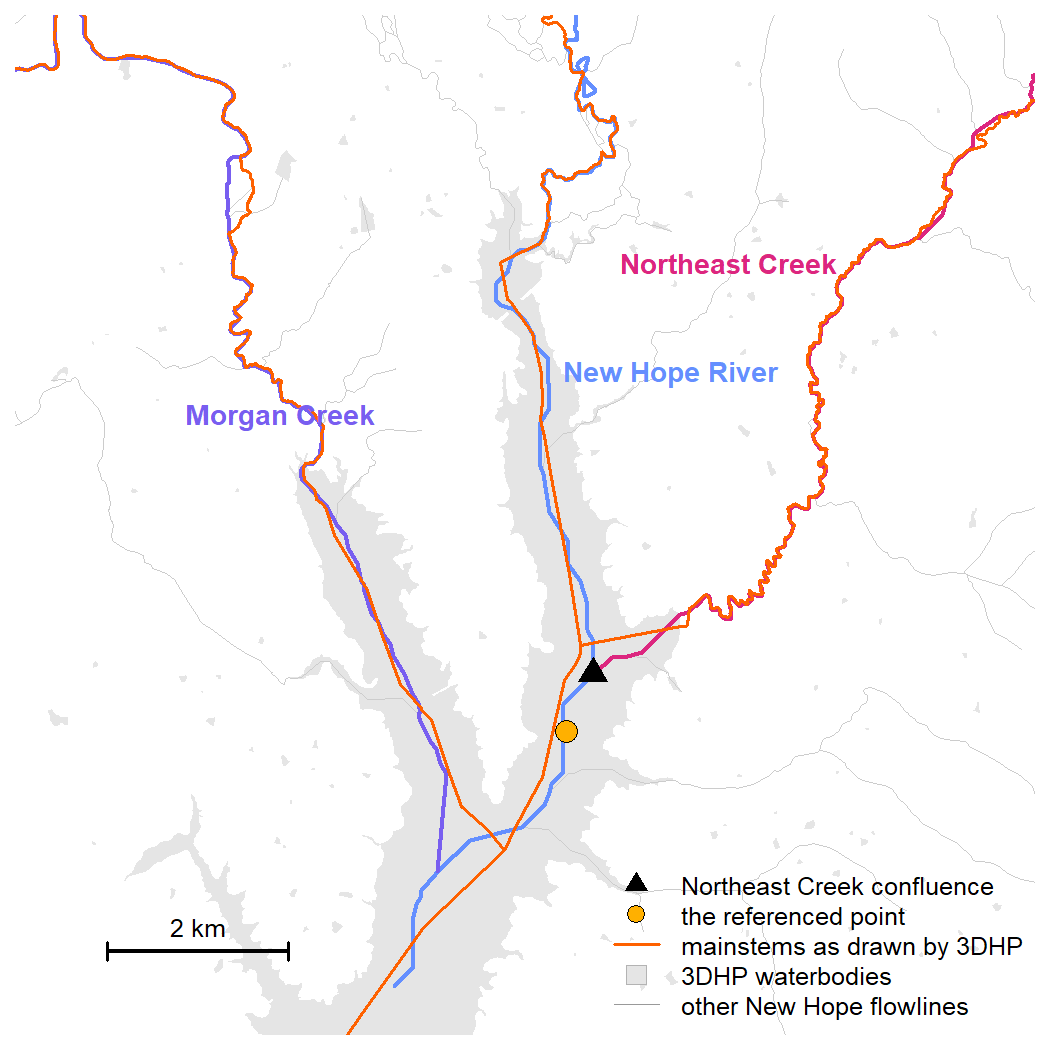

R code for this plot:
# Renders mainstem_referencing_setting.png, the setting figure shown at the
# top of the mainstem referencing article. The networks, confluence and point
# come from the article's own chunks, pulled in with knitr::purl() so the
# figure and the article cannot drift apart. Run from the package root.
#
# source("vignettes/articles/mainstem_referencing_setting.R")

library(hydroloom)
library(sf)

article <- "vignettes/articles/mainstem_referencing.Rmd"

# evaluate named chunks of the article in this environment
run_chunks <- function(rmd, labels) {
  tmp <- tempfile(fileext = ".R")
  knitr::purl(rmd, output = tmp, quiet = TRUE, documentation = 1L)
  lines <- readLines(tmp)
  heads <- grep("^## ----", lines)
  names(heads) <- sub("^## ----([^-]+)-+.*$", "\\1", lines[heads])
  ends <- c(heads[-1] - 1, length(lines))
  for (l in labels) {
    i <- which(names(heads) == l)
    eval(parse(text = lines[heads[i]:ends[i]]), envir = parent.frame())
  }
}

# v2, net_3dhp, the confluence ne_v2, the indexed point point_sf, the map
# window view, the 3DHP mainstems ms_3dhp and the waterbodies wb
run_chunks(article,
  c("mainstems", "v2", "threedhp", "confluences", "index", "map_setup"))

# the referenced confluence: upstream end of the first receiving flowline
confluence <- get_node(v2[v2$id == ne_v2$id, ], "start")

# IBM color-blind-safe palette; frac and pos place each label along the
# in-view piece of its mainstem
mainstems <- data.frame(
  uri = c(nh, ne, mc),
  label = c("New Hope River", "Northeast Creek", "Morgan Creek"),
  col = c("#648FFF", "#DC267F", "#785EF0"),
  frac = c(0.45, 0.25, 0.5),
  pos = c(4, 2, 1))
col_3dhp <- "#FE6100"
point_fill <- "#FFB000"

on <- function(u) v2[!is.na(v2$aggregate_id) & v2$aggregate_id == u, ]

# a point part way along the longest in-view piece of a mainstem
anchor <- function(x, frac) {
  line <- suppressWarnings(sf::st_crop(sf::st_geometry(x), view))
  line <- sf::st_cast(sf::st_line_merge(sf::st_union(line)), "LINESTRING")
  line <- line[which.max(sf::st_length(line))]
  sf::st_coordinates(sf::st_line_sample(line, sample = frac))
}

png("vignettes/articles/mainstem_referencing_setting.png",
  width = 7, height = 7, units = "in", res = 150)

oldpar <- par(mar = c(0.5, 0.5, 0.5, 0.5))

plot(view, border = NA, reset = FALSE)
plot(sf::st_geometry(wb), add = TRUE, col = "grey90", border = NA)
plot(sf::st_geometry(v2), add = TRUE, col = "grey80", lwd = 0.7)

for (i in seq_len(nrow(mainstems))) {
  m <- mainstems[i, ]
  plot(sf::st_geometry(on(m$uri)), add = TRUE, col = m$col, lwd = 3)
}

plot(sf::st_geometry(ms_3dhp), add = TRUE, col = col_3dhp, lwd = 2)

plot(sf::st_geometry(confluence), add = TRUE, pch = 17, col = "black",
  cex = 2)
plot(sf::st_geometry(point_sf), add = TRUE, pch = 21, bg = point_fill,
  col = "black", cex = 2)

for (i in seq_len(nrow(mainstems))) {
  m <- mainstems[i, ]
  a <- anchor(on(m$uri), m$frac)
  text(a[1], a[2], m$label, col = m$col, pos = m$pos, font = 2, cex = 1.1)
}

legend("bottomright", bty = "n", cex = 1,
  legend = c("Northeast Creek confluence",
    "the referenced point", "mainstems as drawn by 3DHP",
    "3DHP waterbodies", "other New Hope flowlines"),
  pch = c(17, 21, NA, 22, NA), pt.bg = c(NA, point_fill, NA, "grey90", NA),
  col = c("black", "black", col_3dhp, "grey70", "grey60"),
  lwd = c(NA, NA, 2, NA, 1), pt.cex = c(1.6, 1.6, NA, 2, NA))

# scale bar: 2 km, lower left
bb <- sf::st_bbox(view)
sx <- bb["xmin"] + 600
sy <- bb["ymin"] + 500
segments(sx, sy, sx + 2000, sy, lwd = 3)
segments(c(sx, sx + 2000), sy - 100, c(sx, sx + 2000), sy + 100, lwd = 2)
text(sx + 1000, sy, "2 km", pos = 3, cex = 1)

par(oldpar)

dev.off()
